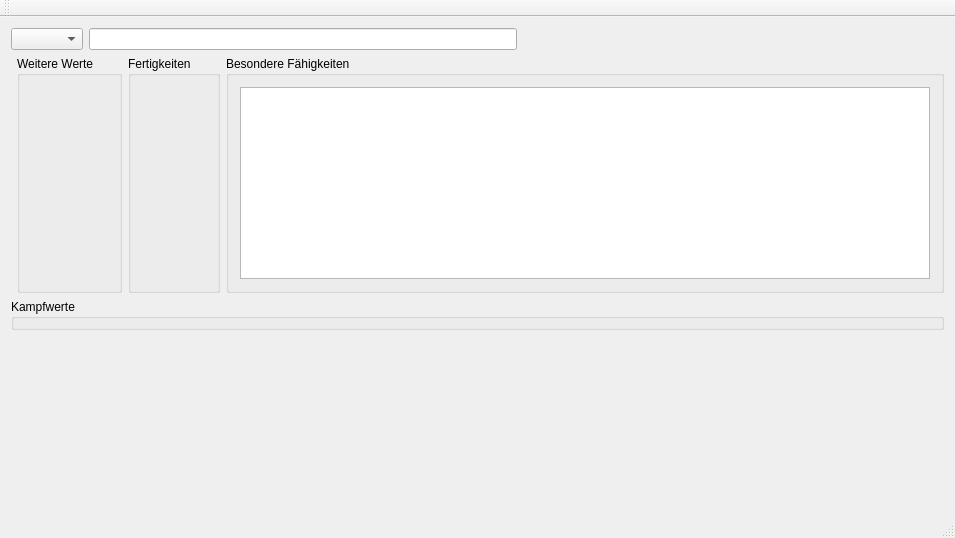
<?xml version="1.0" encoding="UTF-8"?>
<ui version="4.0">
 <class>MainWindow</class>
 <widget class="QMainWindow" name="MainWindow">
  <property name="geometry">
   <rect>
    <x>0</x>
    <y>0</y>
    <width>955</width>
    <height>538</height>
   </rect>
  </property>
  <property name="windowTitle">
   <string>MainWindow</string>
  </property>
  <widget class="QWidget" name="centralWidget">
   <layout class="QVBoxLayout" name="verticalLayout_2">
    <item>
     <layout class="QHBoxLayout" name="horizontalLayout">
      <item>
       <widget class="QComboBox" name="comboAnimalSelector"/>
      </item>
      <item>
       <widget class="QLineEdit" name="lineEditName"/>
      </item>
      <item>
       <spacer name="horizontalSpacer">
        <property name="orientation">
         <enum>Qt::Horizontal</enum>
        </property>
        <property name="sizeHint" stdset="0">
         <size>
          <width>40</width>
          <height>20</height>
         </size>
        </property>
       </spacer>
      </item>
     </layout>
    </item>
    <item>
     <layout class="QHBoxLayout" name="horizontalLayout_2">
      <item>
       <widget class="QFrame" name="frameAttributes">
        <property name="frameShape">
         <enum>QFrame::StyledPanel</enum>
        </property>
        <property name="frameShadow">
         <enum>QFrame::Raised</enum>
        </property>
       </widget>
      </item>
      <item>
       <widget class="QGroupBox" name="groupBoxAdditionalValues">
        <property name="title">
         <string>Weitere Werte</string>
        </property>
       </widget>
      </item>
      <item>
       <widget class="QGroupBox" name="groupBoxSkills">
        <property name="title">
         <string>Fertigkeiten</string>
        </property>
       </widget>
      </item>
      <item>
       <widget class="QGroupBox" name="groupBoxSpecials">
        <property name="title">
         <string>Besondere Fähigkeiten</string>
        </property>
        <layout class="QVBoxLayout" name="verticalLayout">
         <item>
          <widget class="QPlainTextEdit" name="plainTextEdit">
           <property name="minimumSize">
            <size>
             <width>200</width>
             <height>0</height>
            </size>
           </property>
          </widget>
         </item>
        </layout>
       </widget>
      </item>
     </layout>
    </item>
    <item>
     <widget class="QGroupBox" name="groupBoxWeapons">
      <property name="title">
       <string>Kampfwerte</string>
      </property>
     </widget>
    </item>
    <item>
     <spacer name="verticalSpacer">
      <property name="orientation">
       <enum>Qt::Vertical</enum>
      </property>
      <property name="sizeHint" stdset="0">
       <size>
        <width>20</width>
        <height>40</height>
       </size>
      </property>
     </spacer>
    </item>
   </layout>
  </widget>
  <widget class="QMenuBar" name="menuBar">
   <property name="geometry">
    <rect>
     <x>0</x>
     <y>0</y>
     <width>955</width>
     <height>21</height>
    </rect>
   </property>
  </widget>
  <widget class="QToolBar" name="mainToolBar">
   <attribute name="toolBarArea">
    <enum>TopToolBarArea</enum>
   </attribute>
   <attribute name="toolBarBreak">
    <bool>false</bool>
   </attribute>
  </widget>
  <widget class="QStatusBar" name="statusBar"/>
 </widget>
 <layoutdefault spacing="6" margin="11"/>
 <resources/>
 <connections/>
</ui>
